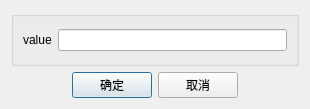
<?xml version="1.0" encoding="UTF-8"?>
<ui version="4.0">
 <class>dlg_value</class>
 <widget class="QDialog" name="dlg_value">
  <property name="geometry">
   <rect>
    <x>0</x>
    <y>0</y>
    <width>310</width>
    <height>109</height>
   </rect>
  </property>
  <property name="windowTitle">
   <string>Dialog</string>
  </property>
  <layout class="QVBoxLayout" name="verticalLayout">
   <item>
    <widget class="QGroupBox" name="groupBox">
     <property name="title">
      <string/>
     </property>
     <layout class="QGridLayout" name="gridLayout">
      <item row="0" column="0">
       <widget class="QLabel" name="label">
        <property name="text">
         <string>value</string>
        </property>
       </widget>
      </item>
      <item row="0" column="1">
       <widget class="QLineEdit" name="leValue"/>
      </item>
     </layout>
    </widget>
   </item>
   <item>
    <layout class="QHBoxLayout" name="horizontalLayout">
     <item>
      <spacer name="horizontalSpacer">
       <property name="orientation">
        <enum>Qt::Horizontal</enum>
       </property>
       <property name="sizeHint" stdset="0">
        <size>
         <width>40</width>
         <height>20</height>
        </size>
       </property>
      </spacer>
     </item>
     <item>
      <widget class="QPushButton" name="pbOk">
       <property name="text">
        <string>确定</string>
       </property>
      </widget>
     </item>
     <item>
      <widget class="QPushButton" name="pbCancel">
       <property name="text">
        <string>取消</string>
       </property>
      </widget>
     </item>
     <item>
      <spacer name="horizontalSpacer_2">
       <property name="orientation">
        <enum>Qt::Horizontal</enum>
       </property>
       <property name="sizeHint" stdset="0">
        <size>
         <width>40</width>
         <height>20</height>
        </size>
       </property>
      </spacer>
     </item>
    </layout>
   </item>
  </layout>
 </widget>
 <resources/>
 <connections>
  <connection>
   <sender>pbOk</sender>
   <signal>clicked()</signal>
   <receiver>dlg_value</receiver>
   <slot>accept()</slot>
   <hints>
    <hint type="sourcelabel">
     <x>102</x>
     <y>90</y>
    </hint>
    <hint type="destinationlabel">
     <x>31</x>
     <y>84</y>
    </hint>
   </hints>
  </connection>
  <connection>
   <sender>pbCancel</sender>
   <signal>clicked()</signal>
   <receiver>dlg_value</receiver>
   <slot>reject()</slot>
   <hints>
    <hint type="sourcelabel">
     <x>212</x>
     <y>86</y>
    </hint>
    <hint type="destinationlabel">
     <x>280</x>
     <y>84</y>
    </hint>
   </hints>
  </connection>
 </connections>
</ui>
